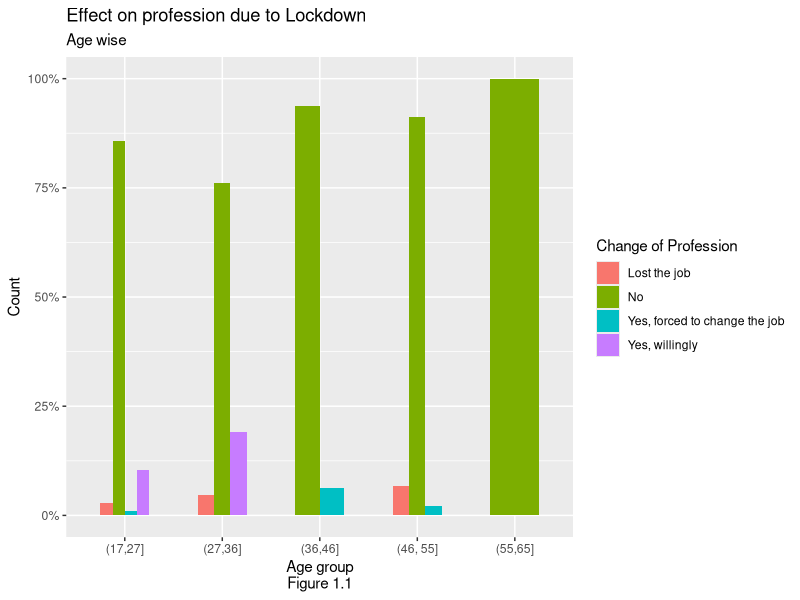
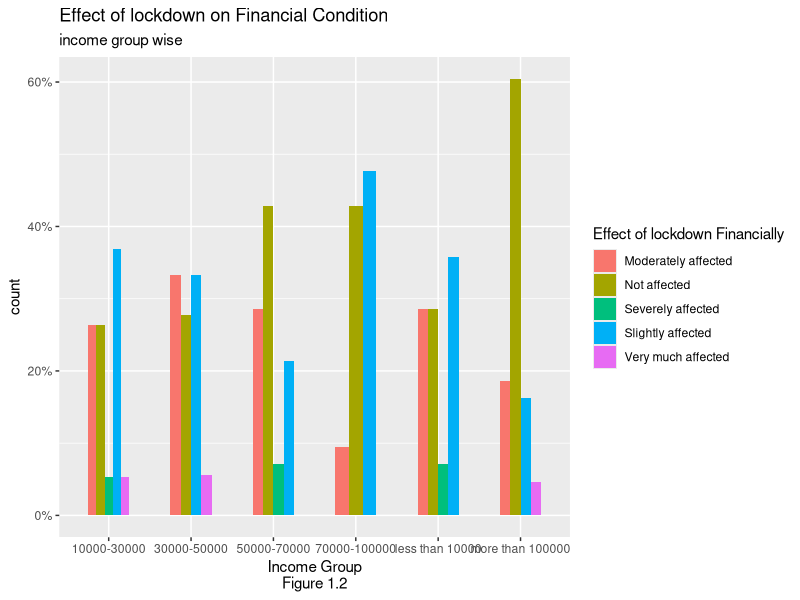
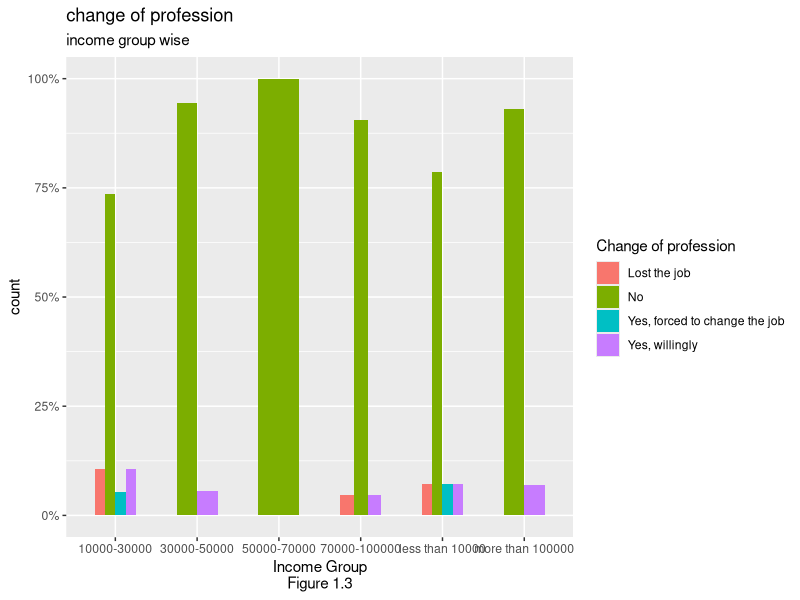
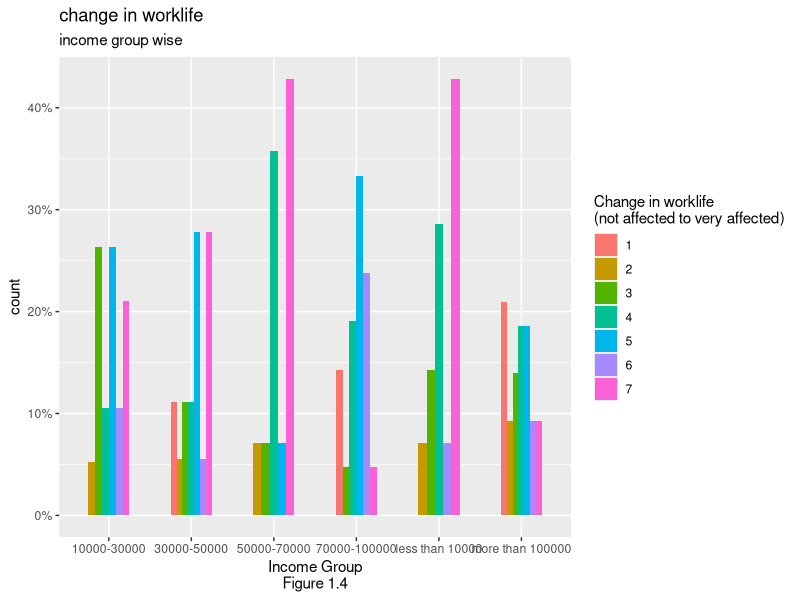
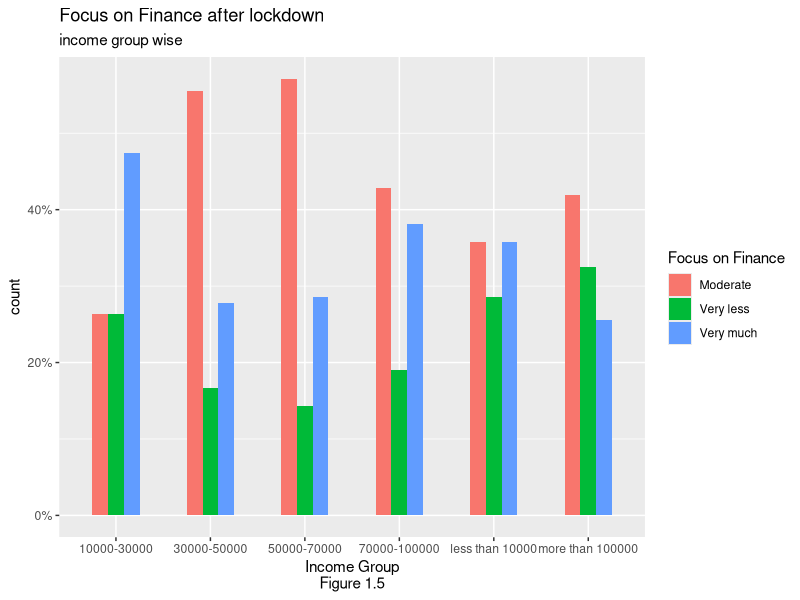
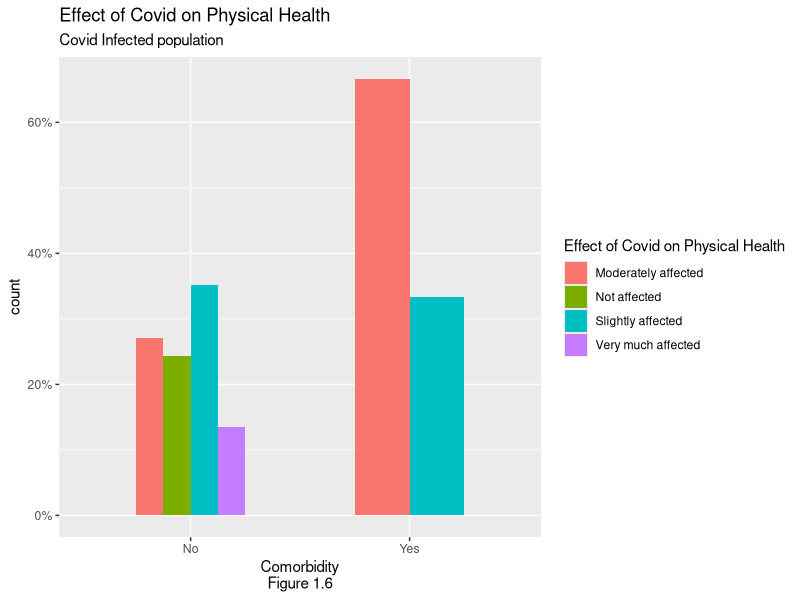
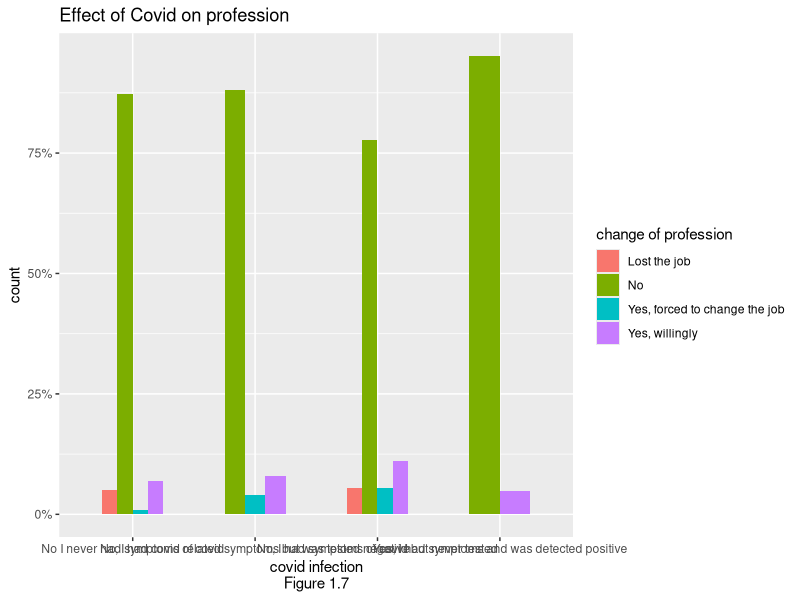
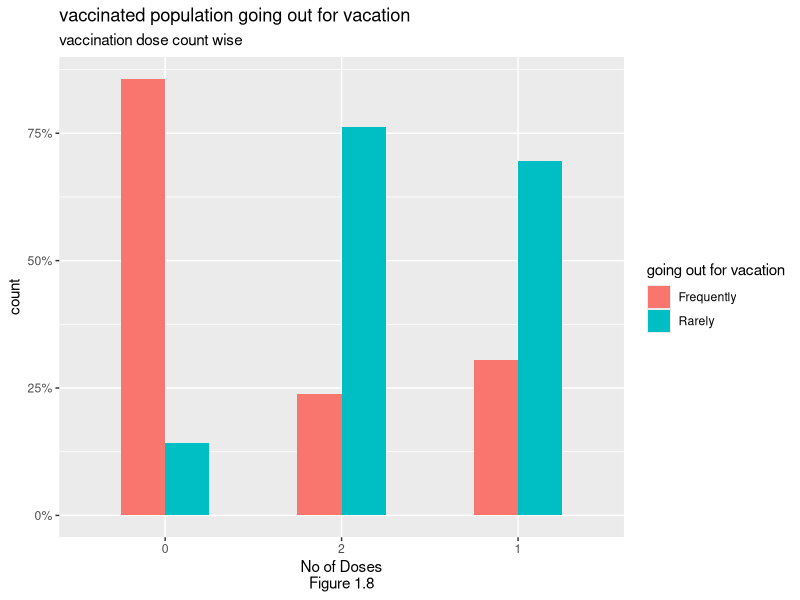

Recreate these plots in R, in order.
library(dplyr)
library(stringr)
library(ggplot2)

######################################################
#Reading Data
df1 <- read.csv("data2.csv",as.is = c(1:5,18),na.strings = '')
########################################################
#Data cleaning

df2 <- df1[-1]

vec1 <- c("age","gender","location","profession","income_per_month","covid_affected","vaccinated_no_of_doses",
          "lockdown_effect_finance","lockdown_effect_physically","lockdown_effect_mentally",
          "comorbidity","exercise_freq","view_on_exercise","traveling_freq_work",
          "traveling_freq_emergency","traveling_freq_vacation","covid_precautions",
          "covid_effect_on_work","profession_change","focus_on_physical_health",
          "focus_on_mental_health","focus_on_finance")

colnames(df2) <- vec1

df2$age <- as.integer(df2$age)
table(df2$age)

df3 <- df2%>%
  mutate_at(c(3,4),tolower)

df3 <- df3[complete.cases(df3$age),]
df3$age_grp <- cut(df3$age,5)
levels(df3$age_grp) <- c("(17,27]", "(27,36]", "(36,46]", "(46, 55]", "(55,65]")


levels(df3$vaccinated_no_of_doses) <- c(0,2,1)

df3$covid_affected1 = df3$covid_affected
levels(df3$covid_affected1) <- c(0,0,"undefined",1)
df3$profession1 <- df3$profession

df3$profession1[which(str_detect(df3$profession1,c("student|nursing|studying")))] = "student"
df3$profession1[which(str_detect(df3$profession1,c("home|house|retired|retd|graduate|no")))] = "unemployed"
df3$profession1[which(str_detect(df3$profession1,c("student|unemployed"),negate = T))] = "employed" 

df3$covid_precautions1 <- as.character(lapply(strsplit(c(df3$covid_precautions),";"),length))



#################################################################
#age-wise effect of lockdown financially

age_count <- df3 %>% 
  group_by(age_grp) %>% 
  summarise(count= n())


df_age <- df3 %>% 
  group_by(age_grp,profession_change) %>% 
  summarise(count = n())

tab <- data.frame(table(df_age$age_grp))

df_age$total <- rep(age_count$count,times=tab$Freq)
df_age$freqden <- df_age$count/df_age$total



ggplot(data=df_age ,aes(x= age_grp,y= freqden ,fill= profession_change ))+
  geom_bar(position="dodge",stat="identity",width =0.5)+
  labs(y="Count",x="Age group\nFigure 1.1",title="Effect on profession due to Lockdown",
       fill= "Change of Profession", subtitle = "Age wise")+
  scale_y_continuous(labels = scales::percent_format())


#####################################
#Income group wise effect of lock down financially

df_fin1 <- subset(df3,profession1 != "student",select = c("income_per_month","lockdown_effect_finance"))

igrp_count <- df_fin1 %>% 
  group_by(income_per_month) %>% 
  summarise(count= n())


df_fin <- df_fin1 %>% 
  group_by(income_per_month,lockdown_effect_finance) %>% 
  summarise(count = n())

tab1 <- data.frame(table(df_fin$income_per_month))


df_fin$total <- rep(igrp_count$count,times=tab1$Freq)
df_fin$freqden <- df_fin$count/df_fin$total

ggplot(data=df_fin ,aes(x= income_per_month,y= freqden ,fill = lockdown_effect_finance ))+
  geom_bar(position="dodge",stat="identity",width =0.5)+
  labs(y="count",x="Income Group\nFigure 1.2",title="Effect of lockdown on Financial Condition",
       fill= "Effect of lockdown Financially", subtitle = "income group wise")+
  scale_y_continuous(labels = scales::percent_format())


#####################################################
#Change of profession in every income group


df_fin2 <- subset(df3,profession1 != "student",select = c("income_per_month","profession_change"))

igrp_count1 <- df_fin2 %>% 
  group_by(income_per_month) %>% 
  summarise(count= n())


df_fina <- df_fin2 %>% 
  group_by(income_per_month,profession_change) %>% 
  summarise(count = n())

tab2 <- data.frame(table(df_fina$income_per_month))


df_fina$total <- rep(igrp_count1$count,times=tab2$Freq)
df_fina$freqden <- df_fina$count/df_fina$total

ggplot(data=df_fina ,aes(x= income_per_month,y= freqden ,fill= profession_change ))+
  geom_bar(position="dodge",stat="identity",width =0.5)+
  labs(y="count",x="Income Group\nFigure 1.3",title="change of profession",
       fill= "Change of profession", subtitle = "income group wise")+
  scale_y_continuous(labels = scales::percent_format())

##############################################################
#change in work life in different age groups


df_fin3 <- subset(df3,profession1 != "student",select = c("income_per_month","covid_effect_on_work"))

igrp_count2 <- df_fin3 %>% 
  group_by(income_per_month) %>% 
  summarise(count= n())


df_finan <- df_fin3 %>% 
  group_by(income_per_month,covid_effect_on_work) %>% 
  summarise(count = n())

tab3 <- data.frame(table(df_finan$income_per_month))

df_finan$total <- rep(igrp_count2$count,times=tab3$Freq)
df_finan$freqden <- df_finan$count/df_finan$total

ggplot(data=df_finan ,aes(x= income_per_month,y= freqden ,fill= as.factor(covid_effect_on_work) ))+
  geom_bar(position="dodge",stat="identity",width =0.5)+
  labs(y="count",x="Income Group\nFigure 1.4",title="change in worklife",
       fill= "Change in worklife\n(not affected to very affected)",
       subtitle = "income group wise")+
  scale_y_continuous(labels = scales::percent_format())

###########################################################
#focus of people in different income groups after lockdown


df_fin4 <- subset(df3,profession1 != "student",select = c("income_per_month","focus_on_finance"))

igrp_count3 <- df_fin4 %>% 
  group_by(income_per_month) %>% 
  summarise(count= n())

df_fin_focus <- df_fin4 %>% 
  group_by(income_per_month,focus_on_finance) %>% 
  summarise(count = n())

tab4 <- data.frame(table(df_fin_focus$income_per_month))


df_fin_focus$total <- rep(igrp_count3$count,times=tab4$Freq)
df_fin_focus$freqden <- df_fin_focus$count/df_fin_focus$total

ggplot(data=df_fin_focus ,aes(x= income_per_month,y= freqden ,fill= focus_on_finance ))+
  geom_bar(position="dodge",stat="identity",width =0.5)+
  labs(y="count",x="Income Group\nFigure 1.5",title="Focus on Finance after lockdown",
       fill= "Focus on Finance", subtitle = "income group wise")+
  scale_y_continuous(labels = scales::percent_format())


############################################################
#people who has co morbidity how their physical health is affected



df_covid <- subset(df3,covid_affected1 == 1 , select = c(comorbidity,lockdown_effect_physically))
df_covid <- df_covid[complete.cases(df_covid),]


comorb_count <- df_covid %>% 
  group_by(comorbidity) %>% 
  summarise(count= n())

df_covid1 <- df_covid %>% 
  group_by(comorbidity,lockdown_effect_physically) %>% 
  summarise(count = n())

tab5 <- data.frame(table(df_covid1$comorbidity))

df_covid1$total <- rep(comorb_count$count,times = tab5$Freq)
df_covid1$freqden <- df_covid1$count/df_covid1$total

ggplot(data=df_covid1 ,aes(x= comorbidity,y= freqden ,fill= lockdown_effect_physically ))+
  geom_bar(position="dodge",stat="identity",width =0.5)+
  labs(y="count",x="Comorbidity\nFigure 1.6",title="Effect of Covid on Physical Health",
       fill= "Effect of Covid on Physical Health", subtitle = "Covid Infected population")+
  scale_y_continuous(labels = scales::percent_format())



##################################################################
#people infected with covid vs change of profession

df_covidp <- select(df3,covid_affected,profession_change)
df_covidp <- df_covidp[complete.cases(df_covidp),]


infected_count <- df_covidp %>% 
  group_by(covid_affected) %>% 
  summarise(count= n())


df_covid2 <- df_covidp %>% 
  group_by(covid_affected,profession_change) %>% 
  summarise(count = n())


tab6 <- data.frame(table(df_covid2$covid_affected))

df_covid2$total <- rep(infected_count$count,times = tab6$Freq)
df_covid2$freqden <- df_covid2$count/df_covid2$total


ggplot(data=df_covid2 ,aes(x= covid_affected,y= freqden ,fill= profession_change ))+
  geom_bar(position="dodge",stat="identity",width =0.5)+
  labs(y="count",x="covid infection\nFigure 1.7",title="Effect of Covid on profession",
       fill= "change of profession")+
  scale_y_continuous(labels = scales::percent_format())

#########################################################################
#going out for vacation vs vaccination dose

df_vac <- select(df3,vaccinated_no_of_doses,traveling_freq_vacation)


grp_count <- df_vac %>% 
  group_by(vaccinated_no_of_doses) %>% 
  summarise(count= n())

df_vac_travel <- df_vac %>% 
  group_by(vaccinated_no_of_doses,traveling_freq_vacation) %>% 
  summarise(count = n())

tab7 <- data.frame(table(df_vac_travel$vaccinated_no_of_doses))

df_vac_travel$total <- rep(grp_count$count,times=tab7$Freq)
df_vac_travel$freqden1 <- df_vac_travel$count/df_vac_travel$total

ggplot(data=df_vac_travel ,aes(x=vaccinated_no_of_doses ,y= freqden1 ,fill= traveling_freq_vacation ))+
  geom_bar(position="dodge",stat="identity",width =0.5)+
  labs(y="count",x="No of Doses\nFigure 1.8",title="vaccinated population going out for vacation",
       fill= "going out for vacation", subtitle = "vaccination dose count wise")+
  scale_y_continuous(labels = scales::percent_format())


##################################################################
#vaccinated population vs precaution

df_vac1 <- select(df3,vaccinated_no_of_doses,covid_precautions1)

grp_count <- df_vac1 %>% 
  group_by(vaccinated_no_of_doses) %>% 
  summarise(count= n())

df_vac_prec <- df_vac1 %>% 
  group_by(vaccinated_no_of_doses,covid_precautions1) %>% 
  summarise(count = n())

tab8 <- data.frame(table(df_vac_prec$vaccinated_no_of_doses))

df_vac_prec$total <- rep(grp_count$count,times=tab8$Freq)
df_vac_prec$freqden1 <- df_vac_prec$count/df_vac_prec$total

ggplot(data=df_vac_prec ,aes(x=vaccinated_no_of_doses ,y= freqden1 ,fill= as.factor(covid_precautions1 )))+
  geom_bar(position="dodge",stat="identity",width =0.5)+
  labs(y="count",x="No of Doses\nFigure 1.9",title="vaccinated population going out for vacation",
       fill= "following no of precautions", subtitle = "vaccination dose count wise")+
  scale_y_continuous(labels = scales::percent_format())
####################################################################
### focus of people on different factors after covid age wise
####################################
##Focus physical health

focus_area <- select(df3, age_grp, focus_on_physical_health, focus_on_mental_health, focus_on_finance)
focus_area <- focus_area[!is.na(focus_area$age),]


focus_physical_health <- focus_area %>%
  group_by(age_grp, focus_on_physical_health) %>%
  summarise(count = table(focus_on_physical_health))
focus_physical_health

ggplot(focus_physical_health) +
  geom_bar(aes(x = age_grp, y = count, fill = focus_on_physical_health),
           stat = "Identity", position = "fill",width = 0.6) + 
  labs(y="percentage",x="Age Group\nFigure 1.10",title="Focus on Physical Health During Covid",
          fill= "Focus on Physical Health", subtitle = "Age group Wise")+
  scale_y_continuous(labels = scales::percent_format())



##########################################
##Focus Mental health
focus_mental_health <- focus_area %>%
  group_by(age_grp, focus_on_mental_health) %>%
  summarise(count = table(focus_on_mental_health))

ggplot(focus_mental_health) +
  geom_bar(aes(x = age_grp, y = count, fill = focus_on_mental_health), 
           stat = "Identity", position = "fill",width = 0.7)+ 
  labs(y="percentage",x="Age Group\nFigure 1.11",title="Focus on Mental Health During Covid",
       fill= "Focus on Mental Health", subtitle = "Age group Wise")+
  scale_y_continuous(labels = scales::percent_format())
##########################################################
#covid infection vs taking precautions

df_vacp <- select(df3,covid_affected1,covid_precautions1)
df_vacp <- df_vacp[complete.cases(df_vacp),]

grp_count <- df_vacp %>% 
  group_by(covid_affected1) %>% 
  summarise(count= n())

df_aff_prec <- df_vacp%>% 
  group_by(covid_affected1,covid_precautions1) %>% 
  summarise(count = n())

tab9 <- data.frame(table(df_aff_prec$covid_affected1))

df_aff_prec$total <- rep(grp_count$count,times = tab9$Freq)
df_aff_prec$freqden1 <- df_aff_prec$count/df_aff_prec$total

ggplot(data=df_aff_prec ,aes(x=covid_affected1 ,y= freqden1 ,fill= as.factor(covid_precautions1 )))+
  geom_bar(position="dodge",stat="identity",width =0.5)+
  labs(y="Percentage",x="covid infection\nFigure 1.12",title="Taking precautions vs covid infection",
       fill= "following no of precautions")+
  scale_y_continuous(labels = scales::percent_format())

#############################################################################
#No of precautions people taking while going out for work


df_vac_1 <- select(df3,traveling_freq_work,covid_precautions1)
df_vac_1 <- df_vac_1[complete.cases(df_vac_1),]

grp_count <- df_vac_1 %>% 
  group_by(traveling_freq_work) %>% 
  summarise(count= n())

df_traW_prec <- df_vac_1%>% 
  group_by(traveling_freq_work,covid_precautions1) %>% 
  summarise(count = n())

tab10 <- data.frame(table(df_traW_prec$traveling_freq_work))

df_traW_prec$total <- rep(grp_count$count,times = tab10$Freq)
df_traW_prec$freqden1 <- df_traW_prec$count/df_traW_prec$total

ggplot(data=df_traW_prec ,aes(x=traveling_freq_work ,y= freqden1 ,fill= as.factor(covid_precautions1 )))+
  geom_bar(position="dodge",stat="identity",width =0.5)+
  labs(y="Percentage",x="Frequency of Traveling for work\nFigure 1.13",title="Taking Precautions While going out for Work",
       fill= "following no of precautions")+
  scale_y_continuous(labels = scales::percent_format())


#############################################################################
#No of precautions people taking while going out for vacation


df_vac_2 <- select(df3,traveling_freq_vacation,covid_precautions1)
df_vac_2 <- df_vac_2[complete.cases(df_vac_2),]

grp_count <- df_vac_2 %>% 
  group_by(traveling_freq_vacation) %>% 
  summarise(count= n())

df_traV_prec <- df_vac_2%>% 
  group_by(traveling_freq_vacation,covid_precautions1) %>% 
  summarise(count = n())

tab11 <- data.frame(table(df_traV_prec$traveling_freq_vacation))



df_traV_prec$total <- rep(grp_count$count,times = tab11$Freq)
df_traV_prec$freqden1 <- df_traV_prec$count/df_traV_prec$total

ggplot(data=df_traV_prec ,aes(x=traveling_freq_vacation ,y= freqden1 ,fill= as.factor(covid_precautions1 )))+
  geom_bar(position="dodge",stat="identity",width =0.5)+
  labs(y="Percentage",x="Frequency of Traveling for vacation\nFigure 1.14",title="Taking Precautions While going out for vacation",
       fill= "following no of precautions")+
  scale_y_continuous(labels = scales::percent_format())


#############################################################################
#No of precautions people taking while going out for emergency

df_vac_3 <- select(df3,traveling_freq_emergency,covid_precautions1)
df_vac_3 <- df_vac_3[complete.cases(df_vac_3),]

grp_count <- df_vac_3 %>% 
  group_by(traveling_freq_emergency) %>% 
  summarise(count= n())

df_traE_prec <- df_vac_3%>% 
  group_by(traveling_freq_emergency,covid_precautions1) %>% 
  summarise(count = n())

tab12 <- data.frame(table(df_traE_prec$traveling_freq_emergency))

df_traE_prec$total <- rep(grp_count$count,times = tab12$Freq)
df_traE_prec$freqden1 <- df_traE_prec$count/df_traE_prec$total

ggplot(data=df_traE_prec ,aes(x=traveling_freq_emergency ,y= freqden1 ,fill= as.factor(covid_precautions1 )))+
  geom_bar(position="dodge",stat="identity",width =0.5)+
  labs(y="Percentage",x="Frequency of traveling for emergency\nFigure 1.15",title="Taking Precautions While going out for emergency",
       fill= "following no of precautions")+
  scale_y_continuous(labels = scales::percent_format())

#################################################################
#Age wise freq of exercise

age_count1 <- df3 %>% 
  group_by(age_grp) %>% 
  summarise(count= n())


df_age1 <- df3 %>% 
  group_by(age_grp,exercise_freq) %>% 
  summarise(count = n())


tab13 <- data.frame(table(df_age1$age_grp))


df_age1$total <- rep(age_count1$count,times=tab13$Freq)
df_age1$freqden <- df_age1$count/df_age1$total



ggplot(data=df_age1 ,aes(x= age_grp,y= freqden ,fill= exercise_freq ))+
  geom_bar(position="dodge",stat="identity",width =0.5)+
  labs(y="Count",x="Age group\nFigure 1.16",title="Exercise Frequency in different Age group",
       fill= "Exercise Frequency", subtitle = "Age wise")+
  scale_y_continuous(labels = scales::percent_format())

#################################################################
#age-wise physically affected by lockdown

age_count2 <- df3 %>% 
  group_by(age_grp) %>% 
  summarise(count= n())


df_age2 <- df3 %>% 
  group_by(age_grp,lockdown_effect_physically) %>% 
  summarise(count = n())


tab14 <- data.frame(table(df_age2$age_grp))


df_age2$total <- rep(age_count2$count,times=tab14$Freq)
df_age2$freqden <- df_age2$count/df_age2$total


ggplot(data=df_age2 ,aes(x= age_grp,y= freqden ,fill= lockdown_effect_physically ))+
  geom_bar(position="dodge",stat="identity",width =0.5)+
  labs(y="Count",x="Age group\nFigure 1.17",title="Effect on Physical Health due to Lockdown",
       fill= "Effect on physical health", subtitle = "Age wise")+
  scale_y_continuous(labels = scales::percent_format())

#################################################################
#age-wise mentally affected by lockdown

age_count3 <- df3 %>% 
  group_by(age_grp) %>% 
  summarise(count= n())



df_age3 <- df3 %>% 
  group_by(age_grp,lockdown_effect_mentally) %>% 
  summarise(count = n())


tab15 <- data.frame(table(df_age3$age_grp))


df_age3$total <- rep(age_count3$count,times=tab15$Freq)
df_age3$freqden <- df_age3$count/df_age3$total



ggplot(data=df_age3 ,aes(x= age_grp,y= freqden ,fill= lockdown_effect_mentally ))+
  geom_bar(position="dodge",stat="identity",width =0.5)+
  labs(y="Count",x="Age group\nFigure 1.18",title="Effect on Mental Health due to Lockdown",
       fill= "Effect on Mental health", subtitle = "Age wise")+
  scale_y_continuous(labels = scales::percent_format())


#################################################################
#age-wise mentally affected by change of profession

prof_count <- df3 %>% 
  group_by(profession_change) %>% 
  summarise(count= n())


df_prof <- df3 %>% 
  group_by(profession_change,lockdown_effect_mentally) %>% 
  summarise(count = n())

tab16 <- data.frame(table(df_prof$profession_change))


df_prof$total <- rep(prof_count$count,times=tab16$Freq)
df_prof$freqden <- df_prof$count/df_prof$total



ggplot(data=df_prof ,aes(x= profession_change,y= freqden ,fill= lockdown_effect_mentally ))+
  geom_bar(position="dodge",stat="identity",width =0.5)+
  labs(y="percentage",x="Change of Profession\nFigure 1.19",title="Effect on Mental Health due to Change of profession",
       fill= "Effect on Mental health")+
  scale_y_continuous(labels = scales::percent_format())


#################################################################
#age-wise financally affected by change of profession


prof_count1 <- df3 %>% 
  group_by(profession_change) %>% 
  summarise(count= n())


df_prof1 <- df3 %>% 
  group_by(profession_change,lockdown_effect_finance) %>% 
  summarise(count = n())


tab17 <- data.frame(table(df_prof1$profession_change))


df_prof1$total <- rep(prof_count1$count,times=tab17$Freq)
df_prof1$freqden <- df_prof1$count/df_prof1$total



ggplot(data=df_prof1 ,aes(x= profession_change,y= freqden ,fill= lockdown_effect_finance ))+
  geom_bar(position="dodge",stat="identity",width =0.5)+
  labs(y="percentage",x="Change of profession\nFigure 1.20",title="Effect on Financial condition due to Profession change",
       fill= "Effect on Financial Condition")+
  scale_y_continuous(labels = scales::percent_format())


